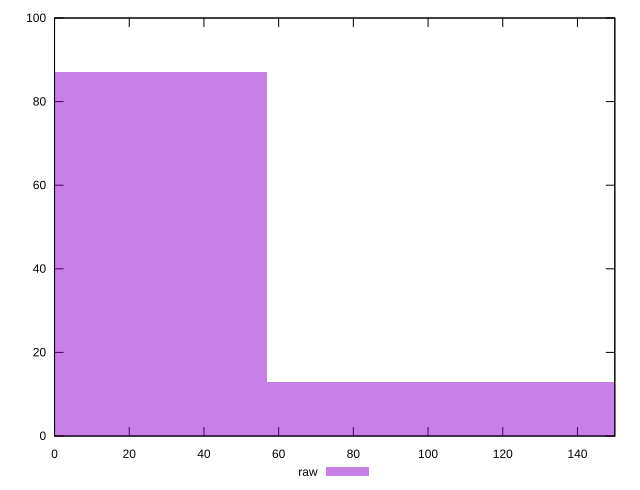

The gnuplot source for this figure:
reset

$raw <<EOF
0 87
113.80187296383802 13
EOF

set key outside below
set boxwidth 113.80187296383802
set xrange [0:150]
set yrange [0:100]
set trange [0:100]
set style fill transparent solid 0.5 noborder
set terminal svg size 640, 490 enhanced background rgb 'white'
set output "report_00015_2021-02-09T16-11-33.973Z/unminified-css/samples/pages+cached+noadtech/raw/histogram.svg"

plot $raw title "raw" with boxes

reset
